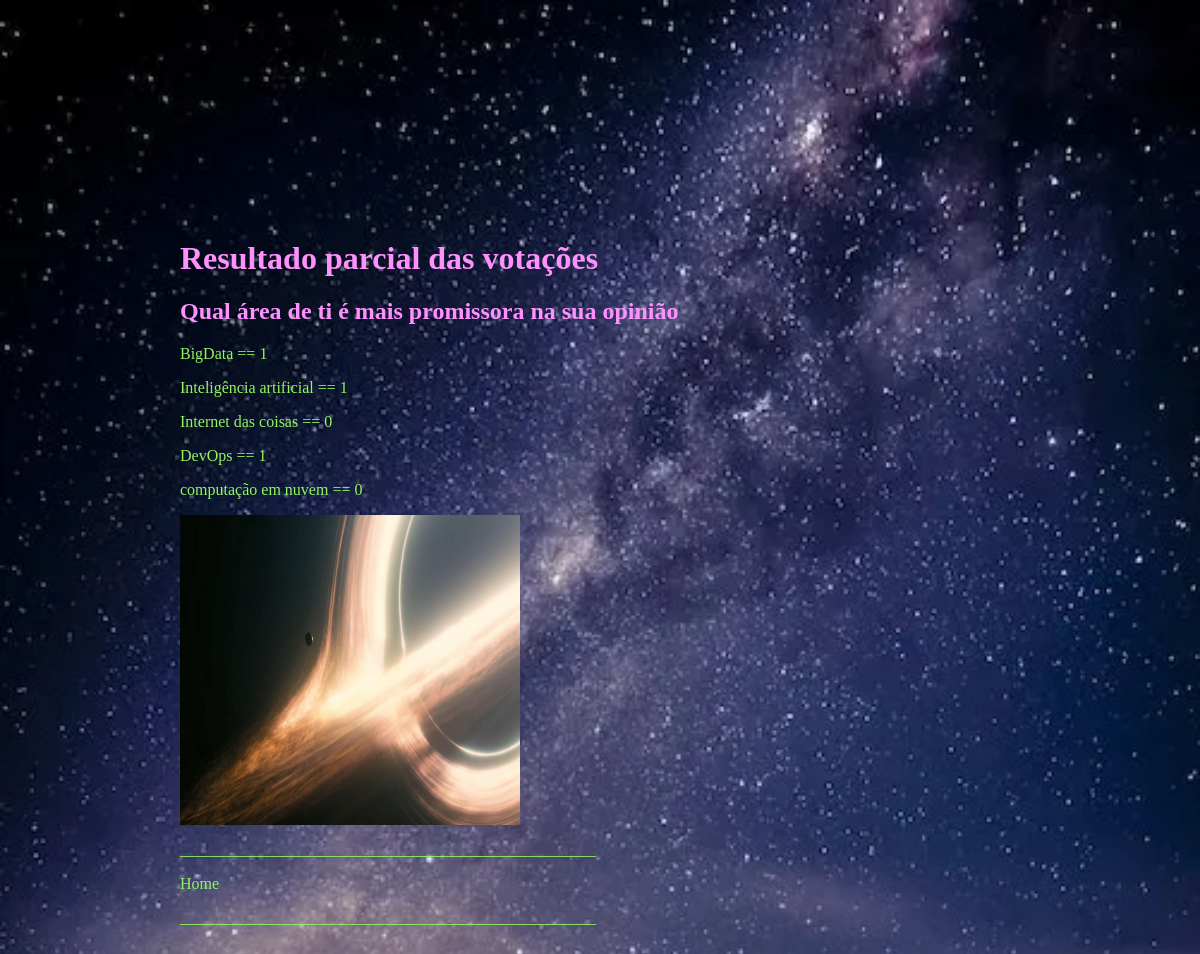
The page /myApp/results/7 on the database its author committed.
### myApp/models.py (models this page shows, shortened)
class Pergunta(models.Model):
    texto = models.CharField(max_length = 150)
    data_pub = models.DateTimeField('Data de publicação')
    ativo = models.BooleanField(default = True)

class Alternativa(models.Model):
    texto=models.CharField(max_length=80)
    qtd_votos=models.IntegerField(default=0)
    pergunta = models.ForeignKey(Pergunta, on_delete=models.CASCADE)
    ativo = models.BooleanField(default = True)

### myApp/views.py (the view)
# urls.py: path('results/<int:pergunta_id>',views.results,name='results')
def results(request, pergunta_id):
    alt = get_object_or_404(Pergunta, pk = pergunta_id)
    return render(request, 'myApp/results.html',{'context':alt})

### myApp/templates/myApp/results.html
{% load static %}
<html>
    <head>
       <link rel="stylesheet" type="text/css" href="{% static 'myApp/resultado.css' %}"/>
    </head>
    <body>
        {%if context %}
         <h1>Resultado parcial das votações</h1>
         <h2>{{context.texto}}</h2>
         {% for alt in context.alternativa_set.all %}
            <p>{{alt.texto}} == {{alt.qtd_votos}}</p>
         {% endfor %}
        {%endif%}
        <img src="{% static 'myApp/img/galatic.png'%}" width="340px" height="310px"/>
        <br/>
         <div class="rodape">
           <p>____________________________________________________</p>
           <a href="{% url 'myApp:principal'%}">Home</a>
           <p>____________________________________________________</p>
        </div>
        <br/>
    </body>
</html>

### static/myApp/resultado.css (style rules this page uses)
body { width: 1000px; margin-top: 30vh; margin-left: 15vw; background-image: url("./img/foto-vertical-de-um-lindo-ceu-estrelado_181624-25916.png"); background-repeat: no-repeat; background-size: cover; }
h1 { color:#ff91ff; }
h2 { color:#ff91ff; }
a { color: #92f561; text-decoration: none; }
p { color: #92f561; }

### rows shown on the page
Pergunta: texto "Qual área de ti é mais promissora na sua opinião"
Alternativa: texto "BigData", qtd_votos "1"
Alternativa: texto "Inteligência artificial", qtd_votos "1"
Alternativa: texto "Internet das coisas", qtd_votos "0"
Alternativa: texto "DevOps", qtd_votos "1"
Alternativa: texto "computação em nuvem", qtd_votos "0"
